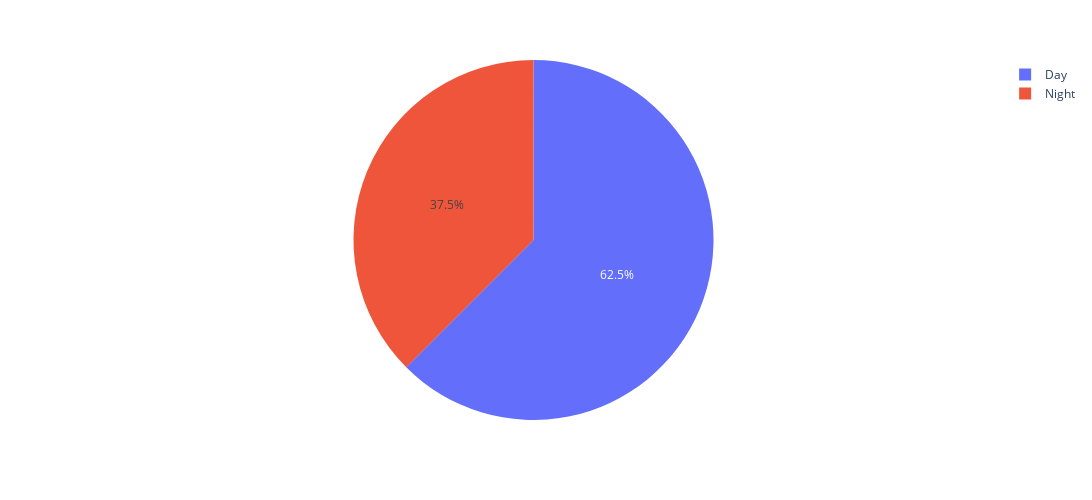

The code cell stored with this chart in its notebook:
### Code cell
plt.figure(figsize=(10, 8))


px.pie(data_frame=act_grouped_by_Time,values='Number Fatalities',names=act_grouped_by_Time.index, width= 1500, height= 500)

### Figure 1 — Plotly figure (JSON) as saved in the notebook; plotly's stock layout.template omitted (floating-point values rounded to 4 significant figures)
{"data": [{"domain": {"x": [0, 1], "y": [0, 1]}, "hovertemplate": "Time of day=%{label}<br>Number Fatalities=%{value}<extra></extra>", "labels": ["Day", "Night"], "legendgroup": "", "name": "", "showlegend": true, "type": "pie", "values": [40, 24]}], "layout": {"height": 500, "legend": {"tracegroupgap": 0}, "margin": {"t": 60}, "width": 1500}}
